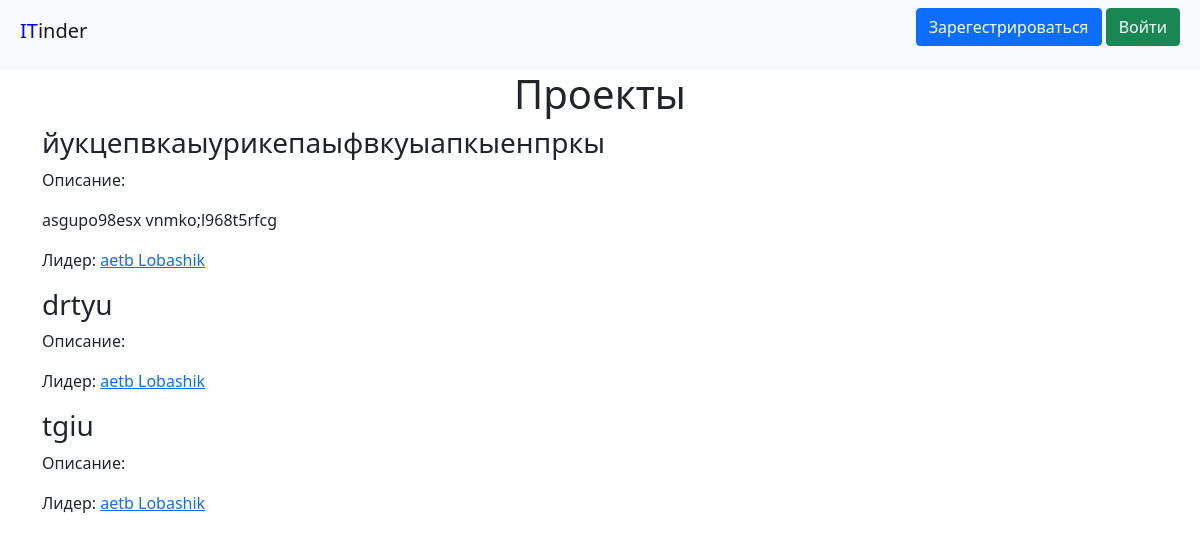
Before: / with the older database file.
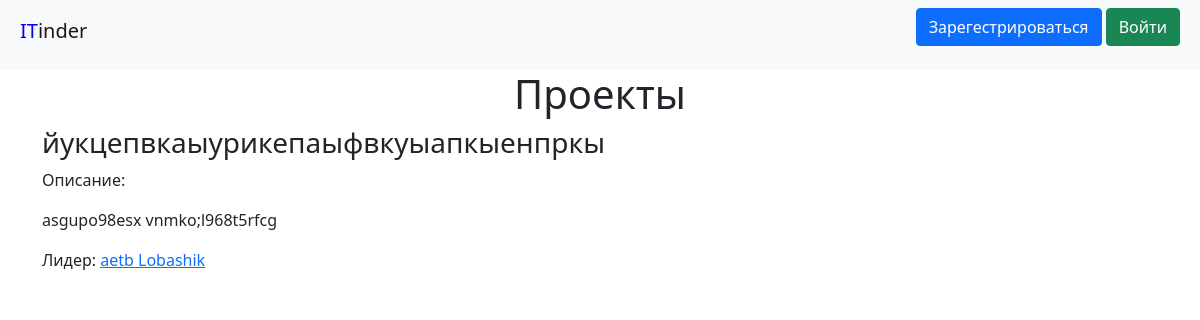
After: the same page with the newer database file.
### data/projects.py (models this page shows)
class Projects(SqlAlchemyBase, SerializerMixin):
    __tablename__ = 'projects'
    id = sqlalchemy.Column(sqlalchemy.Integer, primary_key=True,
                           autoincrement=True)
    title = sqlalchemy.Column(sqlalchemy.String, nullable=True)
    team_lead = sqlalchemy.Column(sqlalchemy.Integer,
                                  sqlalchemy.ForeignKey('users.id'))
    count = sqlalchemy.Column(sqlalchemy.Integer, nullable=True)
    created_date = sqlalchemy.Column(sqlalchemy.DateTime,
                                     default=datetime.datetime.now)
    about = sqlalchemy.Column(sqlalchemy.String, nullable=True)
    active = sqlalchemy.Column(sqlalchemy.Boolean, default=True)
    leader = orm.relation('User')
    applications = orm.relation('User',
                                secondary='projects_applications',
                                backref='applications')

### data/users.py (models this page shows, shortened)
class User(SqlAlchemyBase, UserMixin, SerializerMixin):
    __tablename__ = 'users'
    id = sqlalchemy.Column(sqlalchemy.Integer,
                           primary_key=True, autoincrement=True)
    name = sqlalchemy.Column(sqlalchemy.String, nullable=True)
    surname = sqlalchemy.Column(sqlalchemy.String, nullable=True)
    about = sqlalchemy.Column(sqlalchemy.String, nullable=True)
    email = sqlalchemy.Column(sqlalchemy.String,
                              index=True, unique=True, nullable=True)
    age = sqlalchemy.Column(sqlalchemy.Integer, nullable=True)
    hashed_password = sqlalchemy.Column(sqlalchemy.String, nullable=True)
    created_date = sqlalchemy.Column(sqlalchemy.DateTime,
                                     default=datetime.datetime.now)
    project = orm.relation("Projects", back_populates='leader')
    projects = orm.relation('Projects',
                            secondary='users_to_projects',
                            backref='users')

### main.py (the view)
@app.route("/")
def index():
    global db_sess
    projects = db_sess.query(Projects).filter(Projects.active)
    return render_template("projects_log.html", projects=projects, title="Проекты")

### templates/projects_log.html (shortened to what this page needs)
{% extends "base.html" %}
{% block content %}
    <h1 class="text-center">Проекты</h1>
    {% for item in projects%}
        <div>
            <h3>{{ item.title }}</h3>
            <p>Описание:</p>
            <p>{{ item.about }}</p>
            <p>Лидер: <a href='/persona/{{ item.team_lead }}'>{{ item.leader.surname }} {{ item.leader.name }}</a></p>
        </div>
    {% endfor %}
{% endblock %}

Changed rows visible on the page:
no longer on this page (row edited): Projects: title "drtyu", leader.surname "aetb", leader.name "Lobashik"
no longer on this page (row edited): Projects: title "tgiu", leader.surname "aetb", leader.name "Lobashik"
